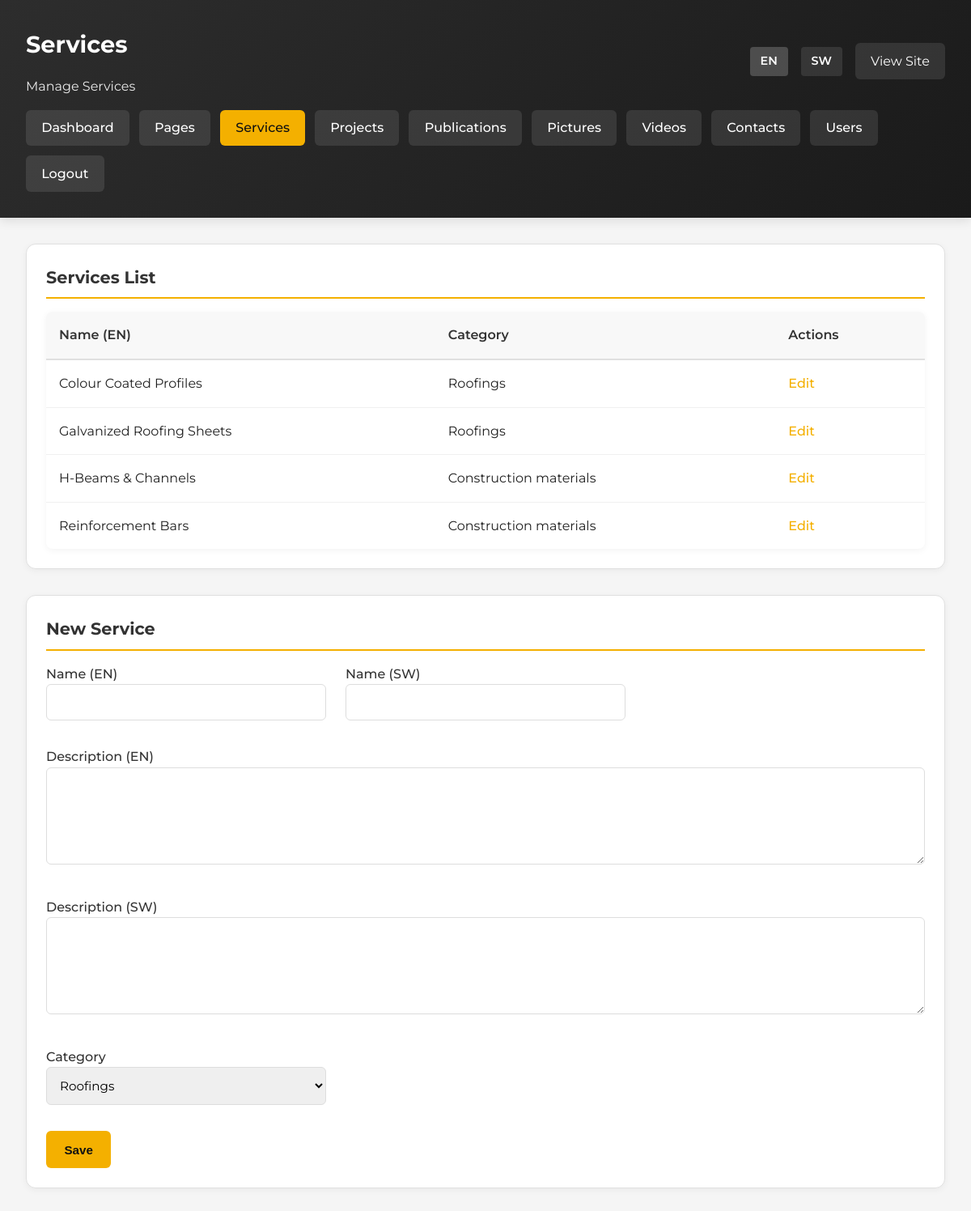
Screenshot of /admin/services.php (signed in) with the database file from the repository.
### tables this page shows
CREATE TABLE IF NOT EXISTS services (
    id INT AUTO_INCREMENT PRIMARY KEY,
    category ENUM('roofings','construction-materials') NOT NULL,
    name_en VARCHAR(255) NOT NULL,
    name_sw VARCHAR(255) NOT NULL,
    description_en TEXT,
    description_sw TEXT,
    created_at TIMESTAMP DEFAULT CURRENT_TIMESTAMP
);

### includes/helpers.php (called while the page is built, shortened)
<?php
require_once __DIR__ . '/../config/config.php';
function currentLang(): string
{
    return $_SESSION['lang'] ?? 'en';
}
function t(string $key): string
{
    static $dictionary;
    if ($dictionary === null) {
        $dictionary = include __DIR__ . '/translations.php';
    }
    $lang = currentLang();
    return $dictionary[$key][$lang] ?? $key;
}
function getServices(string $category = null): array
{
    if ($category) {
        $result = query('SELECT * FROM services WHERE category = ? ORDER BY name_en', [$category]);
    } else {
        $result = query('SELECT * FROM services ORDER BY category, name_en');
    }
    return $result ? $result->fetch_all(MYSQLI_ASSOC) : [];
}

### config/config.php (called while the page is built, shortened)
<?php
function db(): mysqli
{
    $connection = new mysqli(DB_HOST, DB_USER, DB_PASS, DB_NAME);
    $connection->set_charset('utf8mb4');
    return $connection;
}
function query(string $sql, array $params = [])
{
    $connection = db();
    if (!$params) {
        return $connection->query($sql);
    }
    $stmt = $connection->prepare($sql);
    $types = '';
    $values = [];
    $stmt->bind_param($types, ...$values);
    $stmt->execute();
    return $stmt->get_result();
}

### admin/services.php (the view, shortened to what this page needs)
<?php
require_once __DIR__ . '/../includes/helpers.php';
$lang = currentLang();
$services = getServices();
$editing = null;
?>
<!DOCTYPE html>
<html lang="<?= $lang === 'sw' ? 'sw' : 'en'; ?>">
<head>
    <link rel="stylesheet" href="../assets/css/style.css">
</head>
<body>
    <div class="admin-header">
        <div class="user-info">
            <div>
                <h1><?= t('admin.services'); ?></h1>
                <p style="margin: 0; opacity: 0.9;"><?= t('admin.manage_services'); ?></p>
            </div>
            <div style="display: flex; gap: 1rem; align-items: center;">
                <div class="language-switch" style="display: flex; gap: 0.5rem;">
                    <a class="<?= $lang === 'en' ? 'active' : ''; ?>" href="?lang=en<?= isset($_GET['id']) ? '&id=' . urlencode($_GET['id']) : ''; ?>" style="color: white; text-decoration: none; padding: 0.4rem 0.8rem; background: <?= $lang === 'en' ? 'rgba(255,255,255,0.2)' : 'rgba(255,255,255,0.1)'; ?>; border-radius: 4px; font-size: 0.9rem;">EN</a>
                    <a class="<?= $lang === 'sw' ? 'active' : ''; ?>" href="?lang=sw<?= isset($_GET['id']) ? '&id=' . urlencode($_GET['id']) : ''; ?>" style="color: white; text-decoration: none; padding: 0.4rem 0.8rem; background: <?= $lang === 'sw' ? 'rgba(255,255,255,0.2)' : 'rgba(255,255,255,0.1)'; ?>; border-radius: 4px; font-size: 0.9rem;">SW</a>
                </div>
                <a href="../index.php?lang=<?= $lang; ?>" style="color: white; text-decoration: none; padding: 0.6rem 1.2rem; background: rgba(255,255,255,0.1); border-radius: 6px;"><?= t('admin.view_site'); ?></a>
            </div>
        </div>
        <nav class="admin-nav">
            <a href="dashboard.php?lang=<?= $lang; ?>"><?= t('admin.dashboard'); ?></a>
            <a href="pages.php?lang=<?= $lang; ?>"><?= t('admin.pages'); ?></a>
            <a href="services.php?lang=<?= $lang; ?>" style="background: var(--primary); color: #111;"><?= t('admin.services'); ?></a>
            <a href="projects.php?lang=<?= $lang; ?>"><?= t('admin.projects'); ?></a>
            <a href="publications.php?lang=<?= $lang; ?>"><?= t('admin.publications'); ?></a>
            <a href="pictures.php?lang=<?= $lang; ?>"><?= t('admin.pictures'); ?></a>
            <a href="videos.php?lang=<?= $lang; ?>"><?= t('admin.videos'); ?></a>
            <a href="contacts.php?lang=<?= $lang; ?>"><?= t('admin.contacts'); ?></a>
            <a href="users.php?lang=<?= $lang; ?>"><?= t('admin.users'); ?></a>
            <a href="logout.php"><?= t('admin.logout'); ?></a>
        </nav>
    </div>
    <div class="admin-layout">
        <section class="dashboard-section">
            <h2><?= t('admin.services_list'); ?></h2>
        <table>
            <thead>
                <tr>
                        <th><?= t('admin.name_en'); ?></th>
                        <th><?= t('admin.category'); ?></th>
                        <th><?= t('admin.actions'); ?></th>
                </tr>
            </thead>
            <tbody>
                    <?php if (empty($services)): ?>
                        <tr>
                            <td colspan="3" style="text-align: center; color: #999; padding: 2rem;">
                                <?= t('admin.no_services'); ?>
                            </td>
                        </tr>
                    <?php else: ?>
                <?php foreach ($services as $service): ?>
                    <tr>
                        <td><?= htmlspecialchars($service['name_en']); ?></td>
                                <td><?= htmlspecialchars(ucfirst(str_replace('-', ' ', $service['category']))); ?></td>
                                <td><a href="?lang=<?= $lang; ?>&id=<?= $service['id']; ?>"><?= t('admin.edit'); ?></a></td>
                    </tr>
                <?php endforeach; ?>
                    <?php endif; ?>
            </tbody>
        </table>
        </section>
        <section class="dashboard-section">
            <h2><?= $editing ? t('admin.edit_service') : t('admin.new_service'); ?></h2>
        <form method="post">
                <div class="form-grid">
            <label>
                        <?= t('admin.name_en'); ?>
                        <input type="text" name="name_en" value="<?= htmlspecialchars($editing['name_en'] ?? ''); ?>" required>
            </label>
            <label>
                        <?= t('admin.name_sw'); ?>
                        <input type="text" name="name_sw" value="<?= htmlspecialchars($editing['name_sw'] ?? ''); ?>" required>
            </label>
                    <label class="form-full-width">
                <?= t('admin.description_en'); ?>
                <textarea name="description_en"><?= htmlspecialchars($editing['description_en'] ?? ''); ?></textarea>
            </label>
                    <label class="form-full-width">
                <?= t('admin.description_sw'); ?>
                <textarea name="description_sw"><?= htmlspecialchars($editing['description_sw'] ?? ''); ?></textarea>
            </label>
            <label>
                        <?= t('admin.category'); ?>
                <select name="category" required>
                    <option value="roofings" <?= (($editing['category'] ?? '') === 'roofings') ? 'selected' : ''; ?>>Roofings</option>
                </select>
            </label>
                </div>
                <button class="btn primary" type="submit"><?= t('admin.save'); ?></button>
        </form>
        </section>
    </div>
</body>
</html>

### assets/css/style.css (style rules this page uses)
:root { --primary: #f4b000; --primary-dark: #c98900; --secondary: #444; --accent: #e00; --light: #f8f8f8; --border: #d9d9d9; --text: #202020; --max-width: 1200px; }
* { box-sizing: border-box; margin: 0; padding: 0; }
body { font-family: 'Montserrat', sans-serif; color: var(--text); background: #fff; line-height: 1.6; }
.language-switch a { text-decoration: none; margin-left: 0.5rem; color: var(--secondary); font-weight: 600; }
.language-switch .active { color: var(--accent); }
.btn { padding: 0.9rem 1.4rem; border-radius: 999px; text-decoration: none; font-weight: 600; }
.btn.primary { background: var(--primary); color: #111; }

### admin/services.php (style rules this page uses)
body { background: #f5f5f5; font-family: 'Montserrat', sans-serif; }
.admin-header { background: linear-gradient(135deg, #2d2d2d 0%, #1a1a1a 100%); color: white; padding: 2rem; margin-bottom: 2rem; box-shadow: 0 4px 12px rgba(0, 0, 0, 0.1); }
.admin-header h1 { margin: 0 0 1rem 0; font-size: 1.8rem; }
.admin-header .user-info { display: flex; justify-content: space-between; align-items: center; flex-wrap: wrap; gap: 1rem; }
.admin-nav { display: flex; flex-wrap: wrap; gap: 0.75rem; margin-top: 1rem; }
.admin-nav a { padding: 0.6rem 1.2rem; background: rgba(255, 255, 255, 0.1); color: white; text-decoration: none; border-radius: 6px; font-weight: 500; transition: background 0.2s ease; }
.admin-layout { max-width: 1400px; margin: 0 auto; padding: 0 2rem 2rem; }
.dashboard-section { background: white; border-radius: 12px; padding: 1.5rem; border: 1px solid #e0e0e0; box-shadow: 0 2px 8px rgba(0, 0, 0, 0.05); margin-bottom: 2rem; }
.dashboard-section h2 { margin: 0 0 1rem 0; color: #333; font-size: 1.3rem; border-bottom: 2px solid var(--primary); padding-bottom: 0.5rem; }
table { width: 100%; border-collapse: collapse; background: white; border-radius: 8px; overflow: hidden; box-shadow: 0 2px 8px rgba(0, 0, 0, 0.05); }
table thead { background: #f8f8f8; }
table th { padding: 1rem; text-align: left; font-weight: 600; color: #333; border-bottom: 2px solid #e0e0e0; }
table td { padding: 1rem; border-bottom: 1px solid #f0f0f0; }
table tbody tr:last-child td { border-bottom: none; }
table a { color: var(--primary); text-decoration: none; font-weight: 500; }
.form-grid { display: grid; grid-template-columns: repeat(auto-fit, minmax(300px, 1fr)); gap: 1.5rem; margin-bottom: 1.5rem; }
.form-full-width { grid-column: 1 / -1; }
label { display: block; margin-bottom: 0.5rem; font-weight: 500; color: #333; }
input[type="text"], select, textarea { width: 100%; padding: 0.75rem; border: 1px solid #ddd; border-radius: 6px; font-size: 0.95rem; font-family: inherit; transition: border-color 0.2s ease; }
textarea { min-height: 120px; resize: vertical; }
.btn { padding: 0.9rem 1.4rem; border-radius: 6px; text-decoration: none; font-weight: 600; border: none; cursor: pointer; font-size: 0.95rem; transition: background 0.2s ease; }
.btn.primary { background: var(--primary); color: #111; }

### rows the page displays
services: name_en "Colour Coated Profiles", category "Roofings"
services: name_en "Galvanized Roofing Sheets", category "Roofings"
services: name_en "H-Beams & Channels", category "Construction materials"
services: name_en "Reinforcement Bars", category "Construction materials"

### other values shown
t('admin.services') "Services"
t('admin.manage_services') "Manage Services"
t('admin.view_site') "View Site"
t('admin.dashboard') "Dashboard"
t('admin.pages') "Pages"
t('admin.projects') "Projects"
t('admin.publications') "Publications"
t('admin.pictures') "Pictures"
t('admin.videos') "Videos"
t('admin.contacts') "Contacts"
t('admin.users') "Users"
t('admin.logout') "Logout"
t('admin.services_list') "Services List"
t('admin.name_en') "Name (EN)"
t('admin.category') "Category"
